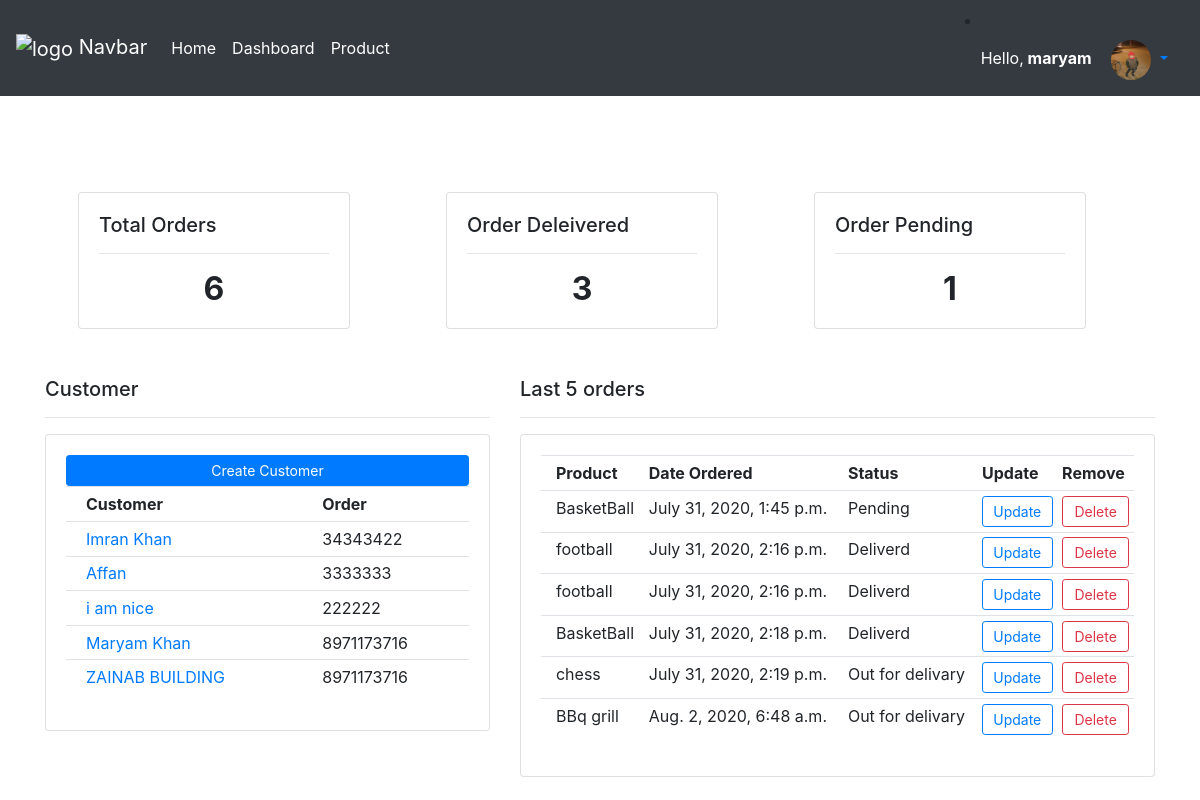
The app's page / (signed in) with its own data.
### accounts/models.py (models this page shows, shortened)
class Customer(models.Model):
    user = models.OneToOneField(User, null=True, blank=True, on_delete=models.CASCADE)
    name = models.CharField(max_length=40, null=True)
    phone = models.CharField(max_length=40, null=True)
    email = models.CharField(max_length=40, null=True)
    profile_pic = models.ImageField(default='default.jpg', null=True, blank=True)
    date_created = models.DateTimeField(auto_now_add=True ,null=True)

class Order(models.Model):
    status = (
        ('Pending','Pending'),
        ('Deliverd', 'Deliverd'),
        ('Out for delivary', 'out for delivary')
    )
    customer = models.ForeignKey(Customer, null=True, on_delete=models.CASCADE)
    product = models.ForeignKey(Product, null=True, on_delete=models.CASCADE)
    date_created = models.DateTimeField(auto_now_add=True ,null=True)
    status = models.CharField(max_length=200, null=True, choices=status)
    note = models.CharField(max_length=400, null=True)

class Product(models.Model):
    category = (
        ('indoor', 'indoor'),
        ('outdoor', 'outdoor')
    )
    name = models.CharField(max_length=40, null=True)
    price = models.FloatField(null=True)
    category =models.CharField(max_length=40, null=True, choices=category)
    description = models.CharField(max_length=200, null=True, blank=True)
    date_created = models.DateTimeField(auto_now_add=True ,null=True)
    tags = models.ManyToManyField(Tag)
    def __str__(self):
        return self.name

### accounts/decorators.py (the view)
        def wrapper_func(request, *args, **kwargs):
            group = None
            if request.user.groups.exists():
                group = request.user.groups.all()[0].name
            if group in allowed_user:
                view_functions(request, *args, **kwargs)
            else:
                return HttpResponse('You are not allowed to view this page ')
            return view_functions(request, *args, **kwargs)

### accounts/views.py (called while the page is built)
@login_required(login_url='user-login')
@user_allowed(allowed_user=['admin'])
def home(request):
    customers = Customer.objects.all()
    orders = Order.objects.all()
    total_orders = orders.count()
    order_deliverd = orders.filter(status='Deliverd').count()
    order_pending = orders.filter(status='Pending').count()
    context = {
        'customers':customers,
        'orders':orders,
        'total_orders':total_orders,
        'order_deliverd':order_deliverd,
        'order_pending':order_pending,
    }
    return render(request, 'accounts/dashboard.html', context)

### accounts/templates/accounts/dashboard.html
{% extends 'accounts/main.html' %}
{% block content %}
{% include 'accounts/status.html' %}
<div class="row">
    <div class="col-md-5">
        <h5>Customer</h5>
        <hr>
        <div class="card card-body">
            <a href="{% url 'create-customer' %}" class="btn btn-primary btn-sm btn-block">Create Customer</a>
            <table class="table table-sm">
                <tr>
                    <th></th>
                    <th>Customer</th>
                    <th>Order</th>
                </tr>
                {% for customer in customers %}
                <tr>
                    <td></td>
                    <td><a href="{% url 'customers' customer.pk %}">{{ customer.name }}</a></td>
                    <td>{{ customer.phone }}</td>
                </tr>
                {% endfor %}
            </table>
        </div>
    </div>
    <div class="col-md-7">
        <h5>Last 5 orders</h5>
        <hr>
        <div class="card card-body">
            <table class="table table-sm">
                <tr>
                    <th></th>
                    <th>Product</th>
                    <th>Date Ordered</th>
                    <th>Status</th>
                    <th>Update</th>
                    <th>Remove</th>
                </tr>
                {% for order in orders %}
                <tr>
                    <td></td>
                    <td>{{ order.product }}</td>
                    <td>{{ order.date_created }}</td>
                    <td>{{ order.status }}</td>
                    <td><a href="{% url 'order-update' order.id%}" class="btn btn-outline-primary btn-sm btn-block"> Update </a></td>
                    <td><a href="{% url 'delete' order.id %}" class="btn btn-outline-danger btn-sm btn-block"> Delete </a></td>
                </tr>
                {% endfor %}
            </table>
        </div>
    </div>
</div>
{% endblock content %}

### accounts/templates/accounts/main.html (shortened to what this page needs)
{% load static %}
<!DOCTYPE html>
<html lang="en">
<head>
    <link rel="stylesheet" href="{% static 'accounts/bootcss.css' %}">
</head>
<body>
    {% include 'accounts/navbar.html' %}
    <div class="container">
        {% block content %}
        {% endblock content %}
    </div>
</body>
</html>

### accounts/templates/accounts/navbar.html (shortened to what this page needs)
<nav class="navbar navbar-expand-lg dark-light bg-dark">
    <a class="navbar-brand text-white" href="#">
        <img src="https://s3.eu-central-1.amazonaws.com/bootstrapbaymisc/blog/24_days_bootstrap/logo_white.png"
            width="30" height="30" alt="logo">
        Navbar
    </a>
    <div class="collapse navbar-collapse" id="navbarNav">
        {% if request.user.is_staff %}
        <ul class="navbar-nav">
            <li class="nav-item active">
                <a class="nav-link text-white" href="#">Home <span class="sr-only">(current)</span></a>
            </li>
            <li class="nav-item">
                <a class="nav-link text-white" href="{% url 'dashboards' %}">Dashboard</a>
            </li>
            <li class="nav-item">
                <a class="nav-link text-white" href="{% url 'products' %}">Product</a>
            </li>
        </ul>
        {% endif %}
    </div>
    {% if user.is_authenticated %}
    <li class="nav-item dropdown">
        <a class="nav-link dropdown-toggle" href="#" id="navbarDropdownMenuLink" role="button" data-toggle="dropdown"
            aria-haspopup="true" aria-expanded="false">
            <p class="d-inline pr-3 text-white">Hello,<b> {{ user.username }} </b></p>
            <img src="{{request.user.customer.profile_pic.url}}" width="40"
                height="40" class="rounded-circle">
        </a>
    </li>
    {% else %}
        <li class="nav-item">
            <a href="{% url 'user-login' %}"><button class="btn btn-success">  Login </button></a>
            <a href="{% url 'user-registration' %}"><button class="btn btn-info">  Register </button></a>
        </li>
    {% endif %}
</nav><br><br>

### accounts/templates/accounts/status.html
<div class="row">
<div class="card m-5 " style="width: 17rem;">
    <div class="card-body">
      <h5 class="card-title">Total Orders</h5><hr>
      <h2 class="card-text text-center "><b> {{total_orders}} </b></h2>
    </div>
  </div>
<div class="card m-5 " style="width: 17rem;">
    <div class="card-body">
      <h5 class="card-title">Order Deleivered</h5><hr>
      <h2 class="card-text text-center "><b> {{order_deliverd}} </b></h2>
    </div>
  </div>
<div class="card m-5 " style="width: 17rem;">
    <div class="card-body">
      <h5 class="card-title">Order Pending</h5><hr>
      <h2 class="card-text text-center "><b> {{order_pending}} </b></h2>
    </div>
  </div>
</div>

### records on screen
Customer: name "Imran Khan", phone "34343422"
Customer: name "Affan", phone "3333333"
Customer: name "i am nice", phone "222222"
Customer: name "Maryam Khan", phone "8971173716"
Customer: name "ZAINAB BUILDING", phone "8971173716"
Order: product "BasketBall", date_created "July 31, 2020, 1:45 p.m.", status "Pending"
Order: product "football", date_created "July 31, 2020, 2:16 p.m.", status "Deliverd"
Order: product "football", date_created "July 31, 2020, 2:16 p.m.", status "Deliverd"
Order: product "BasketBall", date_created "July 31, 2020, 2:18 p.m.", status "Deliverd"
Order: product "chess", date_created "July 31, 2020, 2:19 p.m.", status "Out for delivary"
Order: product "BBq grill", date_created "Aug. 2, 2020, 6:48 a.m.", status "Out for delivary"

### other values on screen
{{ user.username }} "maryam"
{{ total_orders }} "6"
{{ order_deliverd }} "3"
{{ order_pending }} "1"
